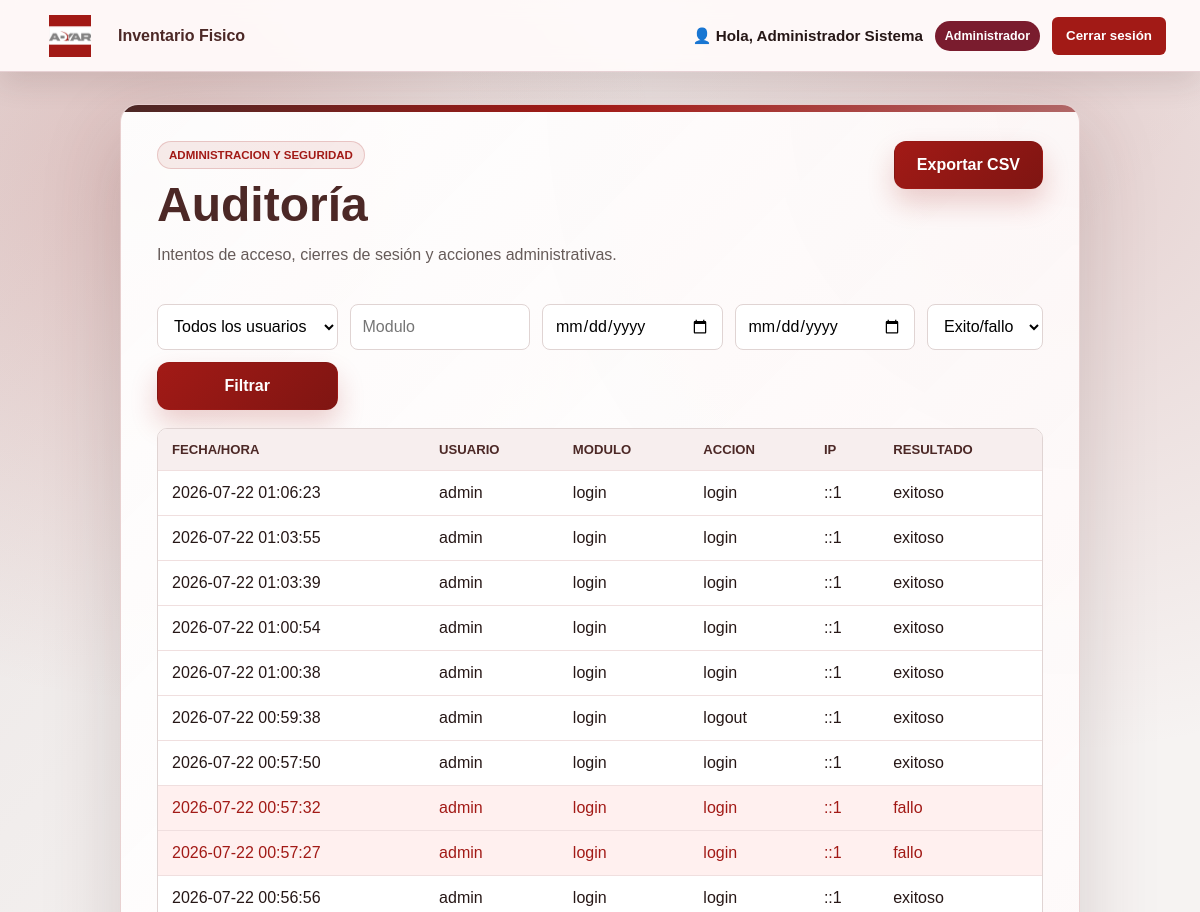
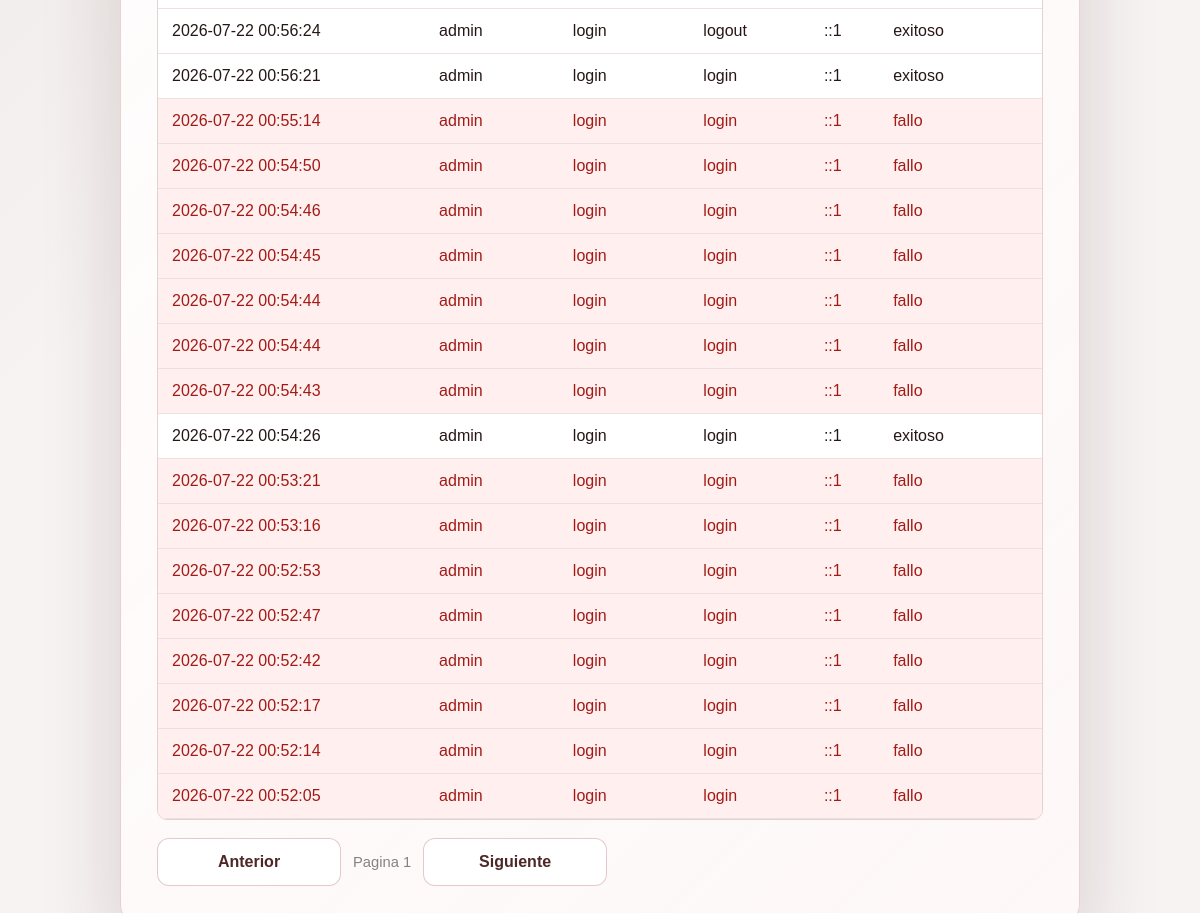
Page /admin/log (signed in) on the committed database (2 pictures, top to bottom).
### tables this page shows
CREATE TABLE IF NOT EXISTS `log_accesos` (
  `id_log` int NOT NULL AUTO_INCREMENT,
  `id_usuario` int DEFAULT NULL,
  `username` varchar(50) DEFAULT NULL,
  `accion` varchar(100) DEFAULT NULL,
  `modulo` varchar(50) DEFAULT NULL,
  `ip_address` varchar(45) DEFAULT NULL,
  `fecha_hora` datetime DEFAULT CURRENT_TIMESTAMP,
  `exitoso` tinyint(1) DEFAULT '1',
  `ip` varchar(45) DEFAULT NULL,
  `resultado` varchar(20) DEFAULT NULL,
  `detalle` varchar(255) DEFAULT NULL,
  `fecha` datetime DEFAULT NULL,
  PRIMARY KEY (`id_log`),
  KEY `id_usuario` (`id_usuario`)
);

### app/Core/Controller.php (called while the page is built, shortened)
<?php
class Controller
{
    protected function view(string $view, array $data = []): void
    {
        $viewPath = __DIR__ . '/../Views/' . $view . '.php';
        extract($data, EXTR_SKIP);
        require_once $viewPath;
    }
}

### app/Controllers/AdminController.php (called while the page is built, shortened)
<?php
class AdminController extends Controller
{
    public function log(): void
    {
        $model = $this->model('LogAcceso');
        $this->view('admin/log', [
            'title' => 'Log de accesos',
            'logs' => $model->listar($_GET, 50),
            'usuarios' => $model->usuariosDisponibles(),
            'filters' => $_GET,
        ]);
    }
}

### app/Core/App.php (called while the page is built, shortened)
<?php
class App
{
    private $controller = 'HomeController';
    private string $method = 'index';
    private array $params = [];
    public function __construct()
    {
        $url = $this->parseUrl();
        if (isset($url[0])) {
            $controllerName = ucfirst($url[0]) . 'Controller';
            $controllerPath = __DIR__ . '/../Controllers/' . $controllerName . '.php';
            if (file_exists($controllerPath)) {
                $this->controller = $controllerName;
                unset($url[0]);
            }
        }
        $this->controller = new $this->controller();
        if (isset($url[1]) && method_exists($this->controller, $url[1])) {
            $this->method = $url[1];
            unset($url[1]);
        }
        $this->params = $url ? array_values($url) : [];
    }
    public function run(): void
    {
        call_user_func_array([$this->controller, $this->method], $this->params);
    }
    private function parseUrl(): array
    {
        $url = rtrim($_GET['url'], '/');
        $url = filter_var($url, FILTER_SANITIZE_URL);
        return explode('/', $url);
    }
}

### public/index.php (called while the page is built, shortened)
<?php
$app = new App();
$app->run();

### app/Models/BaseModel.php (called while the page is built, shortened)
<?php
class BaseModel
{
    public function __construct()
    {
        $database = new Database();
        $this->db = $database->getConnection();
    }
}

### app/Core/Database.php (called while the page is built)
<?php
class Database
{
    private PDO $connection;
    public function __construct()
    {
        $dsn = sprintf(
            'mysql:host=%s;dbname=%s;charset=%s',
            DB_HOST,
            DB_NAME,
            DB_CHARSET
        );
        $options = [
            PDO::ATTR_ERRMODE => PDO::ERRMODE_EXCEPTION,
            PDO::ATTR_DEFAULT_FETCH_MODE => PDO::FETCH_ASSOC,
            PDO::ATTR_EMULATE_PREPARES => false,
        ];
        $this->connection = new PDO($dsn, DB_USER, DB_PASS, $options);
    }
    public function getConnection(): PDO
    {
        return $this->connection;
    }
}

### app/Models/LogAcceso.php (called while the page is built, shortened)
<?php
class LogAcceso extends BaseModel
{
    public function listar(array $filters = [], int $perPage = 50): array
    {
        $page = max(1, (int) ($filters['page'] ?? 1));
        $offset = ($page - 1) * $perPage;
        $sql = 'SELECT id_log, fecha, username, modulo, accion, ip, resultado, detalle FROM log_accesos';
        $sql .= ' ORDER BY fecha DESC LIMIT :limit OFFSET :offset';
        $stmt = $this->db->prepare($sql);
        $stmt->bindValue(':limit', $perPage, PDO::PARAM_INT);
        $stmt->bindValue(':offset', $offset, PDO::PARAM_INT);
        $stmt->execute();
        return $stmt->fetchAll();
    }
}

### app/Views/admin/log.php (the view, shortened to what this page needs)
<?php require_once __DIR__ . '/../layouts/header.php'; ?>
<?php $text = fn($value) => htmlspecialchars((string) $value, ENT_QUOTES, 'UTF-8'); ?>
<section class="panel report-panel admin-page">
    <div class="admin-heading">
        <div>
            <p class="eyebrow">Administracion y seguridad</p>
            <h1>Auditoría</h1>
            <p class="intro">Intentos de acceso, cierres de sesión y acciones administrativas.</p>
        </div>
        <a class="button-link" href="<?= APP_URL ?>/admin/log?<?= http_build_query(array_merge($filters, ['export' => 'csv'])) ?>">Exportar CSV</a>
    </div>
    <form class="admin-filters" method="get" action="<?= APP_URL ?>/admin/log">
        <select name="usuario"><option value="">Todos los usuarios</option></select>
        <input name="modulo" type="text" value="<?= $text($filters['modulo'] ?? '') ?>" placeholder="Modulo">
        <input name="desde" type="date" value="<?= $text($filters['desde'] ?? '') ?>">
        <input name="hasta" type="date" value="<?= $text($filters['hasta'] ?? '') ?>">
        <select name="resultado"><option value="">Exito/fallo</option></select>
        <button class="button-link button-link--submit" type="submit">Filtrar</button>
    </form>
    <div class="admin-table-wrap">
        <table class="admin-table">
            <thead><tr><th>Fecha/hora</th><th>Usuario</th><th>Modulo</th><th>Accion</th><th>IP</th><th>Resultado</th></tr></thead>
            <tbody>
                <?php foreach ($logs as $log) : ?>
                    <tr class="<?= $log['resultado'] === 'fallo' ? 'log-row--fail' : '' ?>">
                        <td><?= $text($log['fecha']) ?></td><td><?= $text($log['username'] ?? 'anonimo') ?></td><td><?= $text($log['modulo']) ?></td><td><?= $text($log['accion']) ?></td><td><?= $text($log['ip']) ?></td><td><?= $text($log['resultado']) ?></td>
                    </tr>
                <?php endforeach; ?>
            </tbody>
        </table>
    </div>
    <div class="form-actions">
        <?php $page = max(1, (int) ($filters['page'] ?? 1)); $baseFilters = $filters; unset($baseFilters['page']); ?>
        <a class="button-link button-link--secondary" href="<?= APP_URL ?>/admin/log?<?= http_build_query(array_merge($baseFilters, ['page' => max(1, $page - 1)])) ?>">Anterior</a>
        <span class="field-help">Pagina <?= $page ?></span>
        <a class="button-link button-link--secondary" href="<?= APP_URL ?>/admin/log?<?= http_build_query(array_merge($baseFilters, ['page' => $page + 1])) ?>">Siguiente</a>
    </div>
</section>
<?php require_once __DIR__ . '/../layouts/footer.php'; ?>

### rows in the picture
log_accesos: fecha "2026-07-22 01:06:23", username "admin", modulo "login", accion "login", ip "::1", resultado "exitoso"
log_accesos: fecha "2026-07-22 01:03:55", username "admin", modulo "login", accion "login", ip "::1", resultado "exitoso"
log_accesos: fecha "2026-07-22 01:03:39", username "admin", modulo "login", accion "login", ip "::1", resultado "exitoso"
log_accesos: fecha "2026-07-22 01:00:54", username "admin", modulo "login", accion "login", ip "::1", resultado "exitoso"
log_accesos: fecha "2026-07-22 01:00:38", username "admin", modulo "login", accion "login", ip "::1", resultado "exitoso"
log_accesos: fecha "2026-07-22 00:59:38", username "admin", modulo "login", accion "logout", ip "::1", resultado "exitoso"
log_accesos: fecha "2026-07-22 00:57:50", username "admin", modulo "login", accion "login", ip "::1", resultado "exitoso"
log_accesos: fecha "2026-07-22 00:57:32", username "admin", modulo "login", accion "login", ip "::1", resultado "fallo"
log_accesos: fecha "2026-07-22 00:57:27", username "admin", modulo "login", accion "login", ip "::1", resultado "fallo"
log_accesos: fecha "2026-07-22 00:56:56", username "admin", modulo "login", accion "login", ip "::1", resultado "exitoso"
log_accesos: fecha "2026-07-22 00:56:24", username "admin", modulo "login", accion "logout", ip "::1", resultado "exitoso"
log_accesos: fecha "2026-07-22 00:56:21", username "admin", modulo "login", accion "login", ip "::1", resultado "exitoso"
log_accesos: fecha "2026-07-22 00:55:14", username "admin", modulo "login", accion "login", ip "::1", resultado "fallo"
log_accesos: fecha "2026-07-22 00:54:50", username "admin", modulo "login", accion "login", ip "::1", resultado "fallo"
log_accesos: fecha "2026-07-22 00:54:46", username "admin", modulo "login", accion "login", ip "::1", resultado "fallo"
log_accesos: fecha "2026-07-22 00:54:45", username "admin", modulo "login", accion "login", ip "::1", resultado "fallo"
log_accesos: fecha "2026-07-22 00:54:44", username "admin", modulo "login", accion "login", ip "::1", resultado "fallo"
log_accesos: fecha "2026-07-22 00:54:44", username "admin", modulo "login", accion "login", ip "::1", resultado "fallo"
log_accesos: fecha "2026-07-22 00:54:43", username "admin", modulo "login", accion "login", ip "::1", resultado "fallo"
log_accesos: fecha "2026-07-22 00:54:26", username "admin", modulo "login", accion "login", ip "::1", resultado "exitoso"
log_accesos: fecha "2026-07-22 00:53:21", username "admin", modulo "login", accion "login", ip "::1", resultado "fallo"
log_accesos: fecha "2026-07-22 00:53:16", username "admin", modulo "login", accion "login", ip "::1", resultado "fallo"
log_accesos: fecha "2026-07-22 00:52:53", username "admin", modulo "login", accion "login", ip "::1", resultado "fallo"
log_accesos: fecha "2026-07-22 00:52:47", username "admin", modulo "login", accion "login", ip "::1", resultado "fallo"
log_accesos: fecha "2026-07-22 00:52:42", username "admin", modulo "login", accion "login", ip "::1", resultado "fallo"
log_accesos: fecha "2026-07-22 00:52:17", username "admin", modulo "login", accion "login", ip "::1", resultado "fallo"
log_accesos: fecha "2026-07-22 00:52:14", username "admin", modulo "login", accion "login", ip "::1", resultado "fallo"
log_accesos: fecha "2026-07-22 00:52:05", username "admin", modulo "login", accion "login", ip "::1", resultado "fallo"

### other values in the picture
APP_NAME "Inventario Fisico"
$authUser['nombre_completo'] "Administrador Sistema"
$authUser['rol_nombre'] "Administrador"
$page "1"
